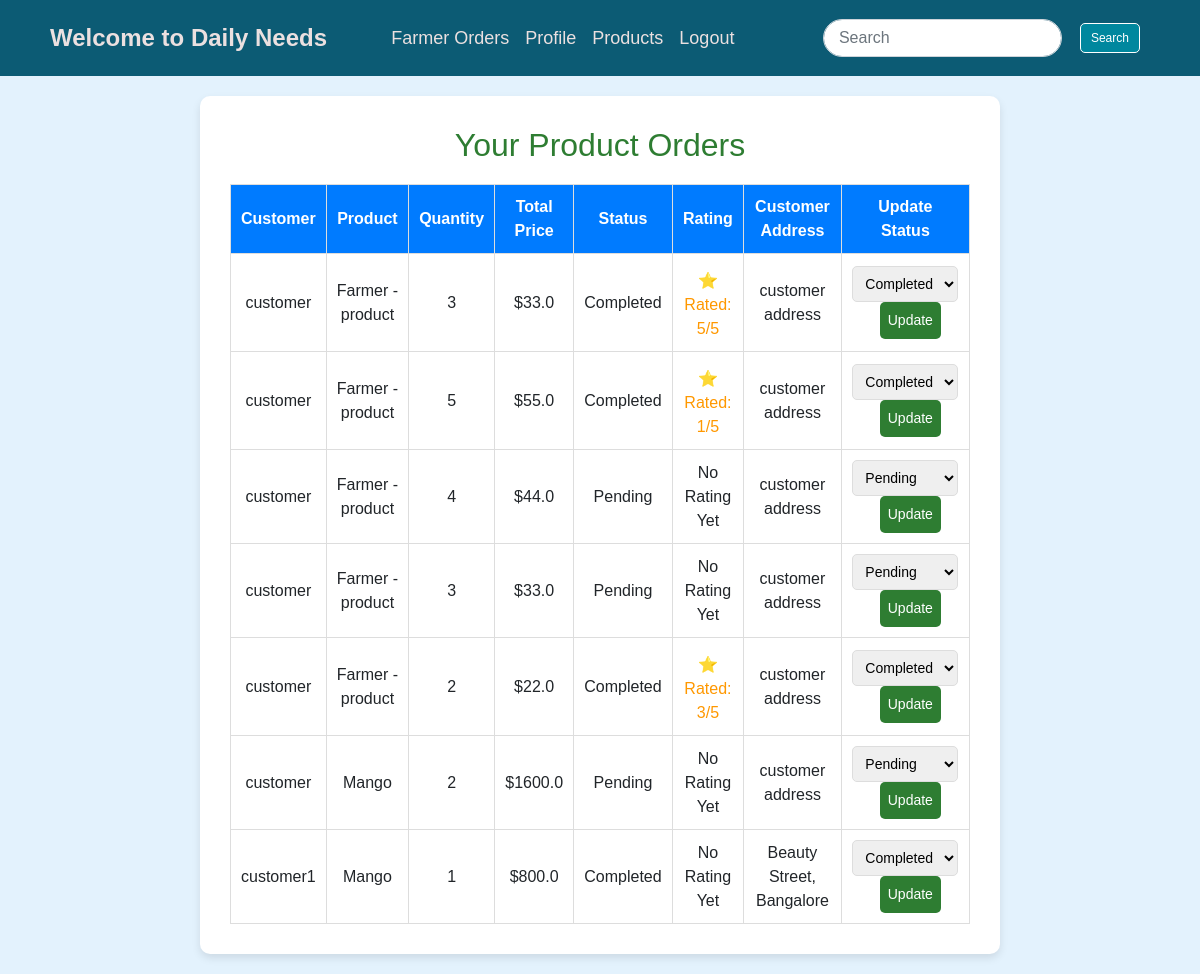
The page /farmer/orders/ (signed in) on the database as committed earlier.
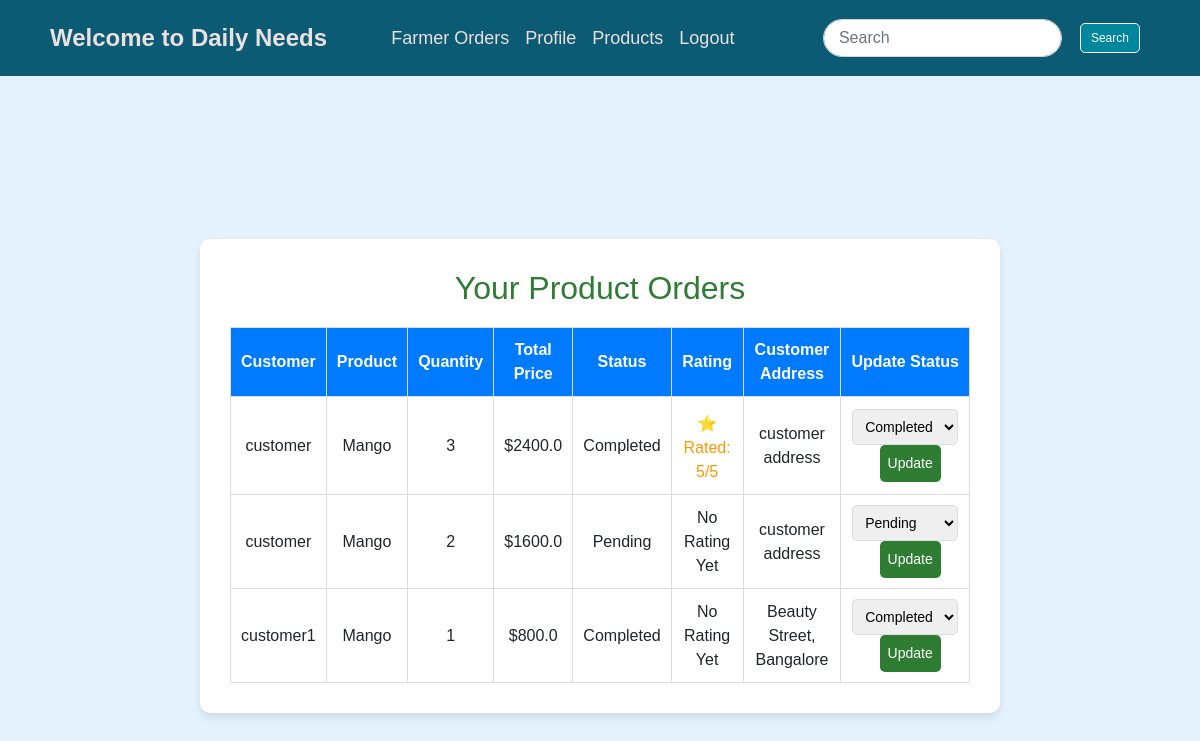
The same page on the database as committed later.
### home/models.py (models this page shows, shortened)
class Order(models.Model):
    STATUS_CHOICES = [
        ("Pending", "Pending"),
        ("Completed", "Completed"),
        ("Cancelled", "Cancelled"),
    ]
    user = models.ForeignKey(User, on_delete=models.CASCADE)  # Customer
    product = models.ForeignKey("Products", on_delete=models.CASCADE)  # Ordered product
    quantity = models.PositiveIntegerField(default=1)
    total_price = models.CharField(max_length=20)
    status = models.CharField(max_length=20, choices=STATUS_CHOICES, default="Pending")
    order_date = models.DateTimeField(auto_now_add=True)
    rating = models.IntegerField(null=True, blank=True)  # New rating field (1-5)

class Products(models.Model):
    name = models.CharField(max_length=200)
    price = models.CharField(max_length=20, default="0.00")  # Storing price as a string
    details = models.TextField()
    image = models.ImageField(upload_to="products/")
    ctry = models.ForeignKey(Category, on_delete=models.CASCADE)
    farmer = models.ForeignKey(User, on_delete=models.CASCADE)  # Link to user

class Profile(models.Model):
    us = models.OneToOneField(User, on_delete=models.CASCADE)
    phone = models.CharField(max_length=30, null=True, blank=True)  # Optional phone
    image = models.ImageField(upload_to='profilepic', null=True, blank=True)  # Optional profile pic
    address = models.TextField(blank=True, null=True)
    is_farmer = models.BooleanField(default=False)  # Default: User is a customer
    created_at = models.DateTimeField(default=timezone.now)  # Default timestamp

### home/views.py (the view)
# urls.py: path("farmer/orders/", farmer_orders, name="farmer_orders"),
@login_required
def farmer_orders(request):
    orders = Order.objects.filter(product__farmer=request.user).order_by("-order_date")
    return render(request, "farmer_orders.html", {"orders": orders})
    from django.shortcuts import get_object_or_404, redirect

### home/templates/farmer_orders.html (shortened to what this page needs)
{% extends "base.html" %}
{% block content %}
<div class="orders-container">
    <div class="orders-box">
        <h2 class="orders-title">Your Product Orders</h2>
        <table class="orders-table">
            <tr>
                <th>Customer</th>
                <th>Product</th>
                <th>Quantity</th>
                <th>Total Price</th>
                <th>Status</th>
                <th>Rating</th>
                <th>Customer Address</th>
                <th>Update Status</th>
            </tr>
            {% for order in orders %}
            <tr>
                <td>{{ order.user.username }}</td>
                <td>{{ order.product.name }}</td>
                <td>{{ order.quantity }}</td>
                <td>${{ order.total_price }}</td>
                <td>{{ order.status }}</td>
                <td>
                    {% if order.rating %}
                        <div class="rating-display">
                            ⭐ Rated: {{ order.rating }}/5
                        </div>
                    {% else %}
                        No Rating Yet
                    {% endif %}
                </td>
                <td>
                    {% if order.user.profile.address %}
                        {{ order.user.profile.address }}
                    {% else %}
                        Address not available
                    {% endif %}
                </td>
                <td>
                    <form method="post" action="{% url 'update_order_status' order.id %}" class="update-form">
                        <select name="status">
                            <option value="Pending" {% if order.status == "Pending" %}selected{% endif %}>Pending</option>
                            <option value="Completed" {% if order.status == "Completed" %}selected{% endif %}>Completed</option>
                        </select>
                        <button type="submit">Update</button>
                    </form>
                </td>
            </tr>
            {% endfor %}
        </table>
    </div>
</div>
{% endblock %}

### home/templates/base.html (shortened to what this page needs)
{% load static %}
<!DOCTYPE html>
<html lang="en">
<head>
    <link rel="stylesheet" href="https://cdn.jsdelivr.net/npm/bootstrap@4.1.3/dist/css/bootstrap.min.css"
>
    <link rel="stylesheet" href="{% static 'css/style.css' %}">
    <link rel="stylesheet" href="{% static 'css/register.css' %}">
</head>
<body>
    <nav class="navbar navbar-expand-lg navbar-dark" style="background-color: #0c5b74;">
        <a class="navbar-brand" href="#">Welcome to Daily Needs</a>
        <div class="collapse navbar-collapse" id="navbarSupportedContent">
            <ul class="navbar-nav mr-auto">
                {% if user.is_authenticated and user.profile.is_farmer %}
                <li><a class="nav-link" href="{% url 'farmer_orders' %}">Farmer Orders</a></li>
                {% endif %}
                {% if user.is_authenticated %}
                <li class="nav-item">
                    <a class="nav-link" href="/profile">Profile</a>
                </li>
                {% endif %}
                {% if user.is_authenticated and user.profile.is_farmer %}
                <li class="nav-item">
                    <a class="nav-link" href="/product">Products</a>
                </li>
                {% endif %}
                {% if user.is_authenticated %}
                <li class="nav-item">
                    <a class="nav-link" href="/logout">Logout</a>
                </li>
                {% endif %}
            </ul>
{% if user.is_authenticated %}
<form action="/search" class="form-inline my-2 my-lg-0">
    <input class="form-control mr-sm-2" type="search" name="ghi" placeholder="Search" aria-label="Search">
    <button class="btn btn-outline-success my-2 my-sm-0" type="submit">Search</button>
</form>
{% endif %}
        </div>
    </nav>
    {% block content %}
    {% endblock %}
</body>
</html>

### home/static/css/style.css (style rules this page uses)
body { font-family: Arial, sans-serif; background-color: #cfd2cf; text-align: center; padding: 15px; text-align: center; }
.navbar { background-color: #10487c; }
.navbar-brand, .nav-link { color: rgb(235, 224, 224) !important; font-size: 18px; }
.form-inline input { border-radius: 20px; padding: 5px 15px; }
.btn-outline-success { border-radius: 20px; color: white; border: 1px solid white; }
.navbar { width: 100%; padding: 15px 50px; justify-content: center; }
.navbar-nav { margin: auto; }
.navbar-brand { font-size: 24px; font-weight: bold; }
.form-inline { margin-left: auto; }

### home/static/css/register.css (style rules this page uses)
body { font-family: Arial, sans-serif; background-color: #e4e4e4; text-align: center; margin: 0; padding: 0; }
.btn { background-color: #00879E !important; color: white; margin: 10px; text-decoration: none; border-radius: 5px; font-size: 1.2em; font-size: 12px; padding: 5px 10px ; }

### home/templates/farmer_orders.html (style rules this page uses)
.orders-container { display: flex; justify-content: center; align-items: center; min-height: 100vh; background-color: #e3f2fd; padding: 20px; }
.orders-box { width: 100%; max-width: 800px; background: white; padding: 30px; border-radius: 10px; box-shadow: 0 4px 8px rgba(0,0,0,0.1); overflow-x: auto; }
.orders-title { text-align: center; color: #2e7d32; }
.orders-table { width: 100%; border-collapse: collapse; margin-top: 20px; }
.orders-table th, .orders-table td { border: 1px solid #ddd; padding: 10px; text-align: center; }
.orders-table th { background-color: #007bff; color: white; }
.update-form select, .update-form button { padding: 8px; border-radius: 5px; font-size: 14px; cursor: pointer; border: 1px solid #ddd; }
.update-form button { background-color: #2e7d32; color: white; border: none; margin-left: 10px; }
.rating-display { margin-top: 5px; font-size: 16px; color: #ff9800; }

Rows that differ between the two databases and show on the page:
removed Order: user.username "customer", product.name "Farmer - product", quantity "3", total_price "33.0", status "Completed", rating "5", user.profile.address "customer address"
removed Order: user.username "customer", product.name "Farmer - product", quantity "5", total_price "55.0", status "Completed", rating "1", user.profile.address "customer address"
removed Order: user.username "customer", product.name "Farmer - product", quantity "4", total_price "44.0", status "Pending", shows "No Rating Yet", user.profile.address "customer address"
removed Order: user.username "customer", product.name "Farmer - product", quantity "3", total_price "33.0", status "Pending", shows "No Rating Yet", user.profile.address "customer address"
removed Order: user.username "customer", product.name "Farmer - product", quantity "2", total_price "22.0", status "Completed", rating "3", user.profile.address "customer address"
added Order: user.username "customer", product.name "Mango", quantity "3", total_price "2400.0", status "Completed", rating "5", user.profile.address "customer address"
